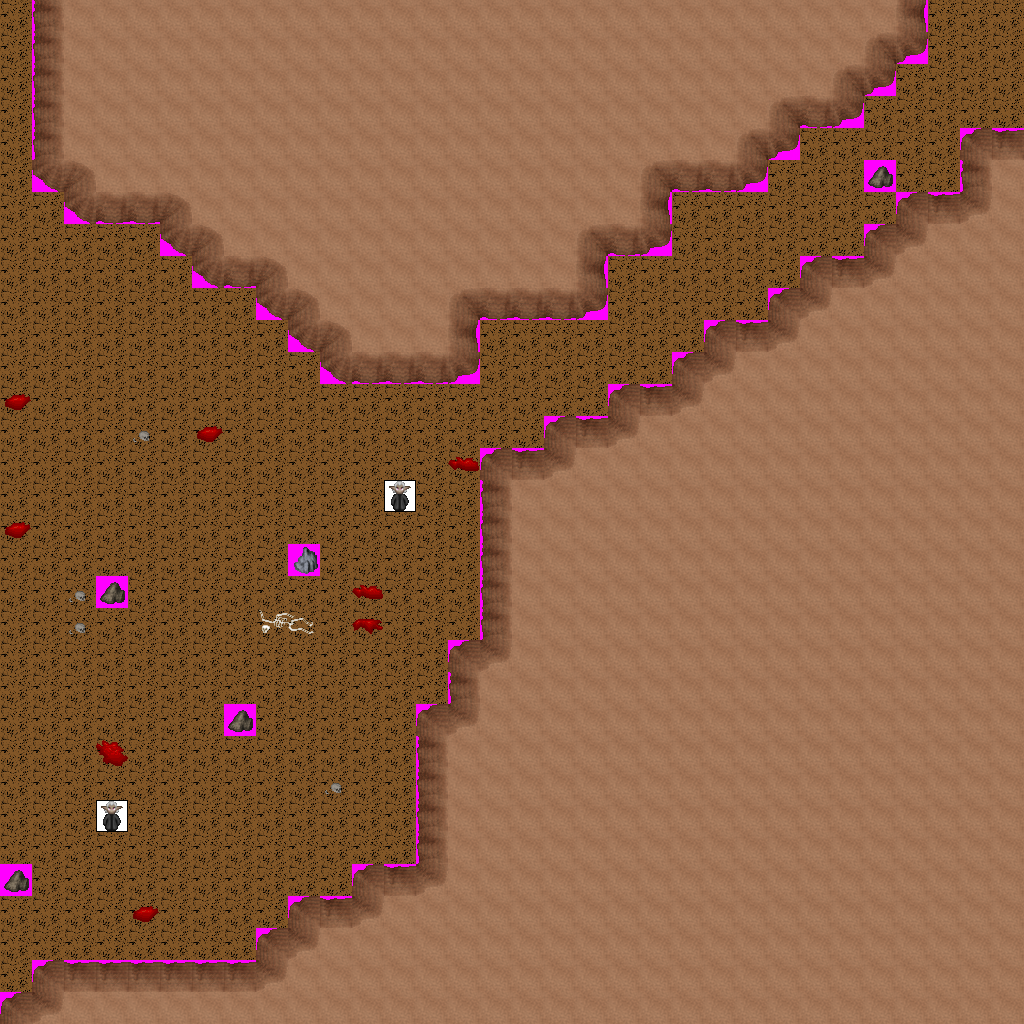

This game map was drawn from its Tiled (.tmx) file and the tilesets committed beside it. A one-line description and the trimmed map source follow:
An orthogonal 32x32 tile map with 32x32 px tiles, 9 tile layers (Ground, Objects, Above, Walkable, ...), 9 tilesets and 6 objects (3x newmap, from_west_0, from_east_0, from_east_1).

<map version="1.0" orientation="orthogonal" width="32" height="32" tilewidth="32" tileheight="32">
 <tileset firstgid="1" name="ground_brown" tilewidth="32" tileheight="32">
  <image source="../drawable/ground_brown.png" width="160" height="32" />
 </tileset>
 <tileset firstgid="6" name="ground_rock_rocks_2" tilewidth="32" tileheight="32">
  <image source="../drawable/ground_rock_rocks_2.png" width="64" height="64" />
 </tileset>
 <tileset firstgid="10" name="item_blood_floor_stains_2" tilewidth="32" tileheight="32">
  <image source="../drawable/item_blood_floor_stains_2.png" width="64" height="64" />
 </tileset>
 <tileset firstgid="14" name="item_corpse_skull_dark" tilewidth="32" tileheight="32">
  <image source="../drawable/item_corpse_skull_dark.png" width="64" height="32" />
 </tileset>
 <tileset firstgid="16" name="item_corpse_skeleton" tilewidth="32" tileheight="32">
  <image source="../drawable/item_corpse_skeleton.png" width="64" height="64" />
 </tileset>
 <tileset firstgid="20" name="logic_creature_dark_elf" tilewidth="32" tileheight="32">
  <image source="../drawable/logic_creature_dark_elf.png" width="256" height="64" />
 </tileset>
 <tileset firstgid="36" name="ground_scratches" tilewidth="32" tileheight="32">
  <image source="../drawable/ground_scratches.png" width="160" height="32" />
 </tileset>
 <tileset firstgid="41" name="building_wall_int_sandstone" tilewidth="32" tileheight="32">
  <image source="../drawable/building_wall_int_sandstone.png" width="96" height="160" />
 </tileset>
 <tileset firstgid="56" name="walkable_sentinel" tilewidth="32" tileheight="32">
  <image source="../drawable/walkable_sentinel.png" width="32" height="32" />
 </tileset>
 <layer name="Ground" width="32" height="32">
  <data>[1024 cells, 1024 non-empty, 2 distinct tile ids]</data>
 </layer>
 <layer name="Objects" width="32" height="32">
  <data>[1024 cells, 0 non-empty, 0 distinct tile ids]</data>
 </layer>
 <layer name="Above" width="32" height="32">
  <data>[1024 cells, 0 non-empty, 0 distinct tile ids]</data>
 </layer>
 <layer name="Walkable" width="32" height="32">
  <data>[1024 cells, 672 non-empty, 1 distinct tile ids]</data>
 </layer>
 <layer name="Objects_stendhal" width="32" height="32">
  <data>[1024 cells, 686 non-empty, 20 distinct tile ids]</data>
 </layer>
 <layer name="Above_stendhal" width="32" height="32">
  <data>[1024 cells, 0 non-empty, 0 distinct tile ids]</data>
 </layer>
 <layer name="Objects_stendhal2" width="32" height="32">
  <data>[1024 cells, 2 non-empty, 1 distinct tile ids]</data>
 </layer>
 <layer name="Objects_stendhal3" width="32" height="32">
  <data>[1024 cells, 0 non-empty, 0 distinct tile ids]</data>
 </layer>
 <layer name="Above_stendhal2" width="32" height="32">
  <data>[1024 cells, 0 non-empty, 0 distinct tile ids]</data>
 </layer>
 <objectgroup name="Mapevents" width="32" height="32">
  <object name="exit_east_0" type="newmap" x="992" y="0" width="32" height="96">
   <properties>
    <property name="map" value="level_1_nalwor_drows_tunnel_x3_y0" />
    <property name="place" value="from_east_0" />
   </properties>
  </object>
  <object name="exit_west_0" type="newmap" x="0" y="0" width="32" height="864">
   <properties>
    <property name="map" value="level_1_nalwor_drows_tunnel_x1_y0" />
    <property name="place" value="from_west_0" />
   </properties>
  </object>
  <object name="exit_west_1" type="newmap" x="0" y="896" width="32" height="96">
   <properties>
    <property name="map" value="level_1_nalwor_drows_tunnel_x1_y0" />
    <property name="place" value="from_west_1" />
   </properties>
  </object>
 </objectgroup>
 <objectgroup name="Spawn" width="32" height="32">
  <object name="from_west_0" x="992" y="32" width="32" height="32" />
  <object name="from_east_0" x="0" y="416" width="32" height="32" />
  <object name="from_east_1" x="0" y="928" width="32" height="32" />
 </objectgroup>
 <objectgroup name="Keys" width="32" height="32" />
 <objectgroup name="Replace" width="32" height="32" />
</map>
